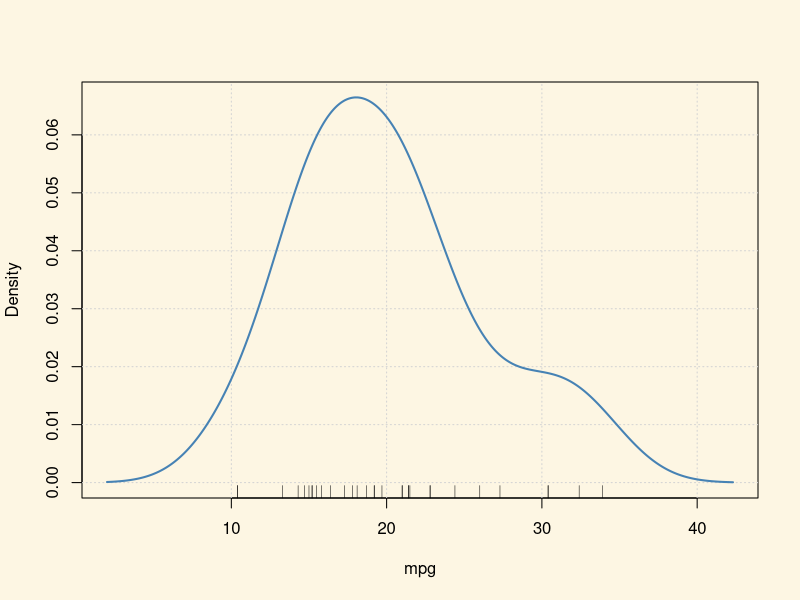
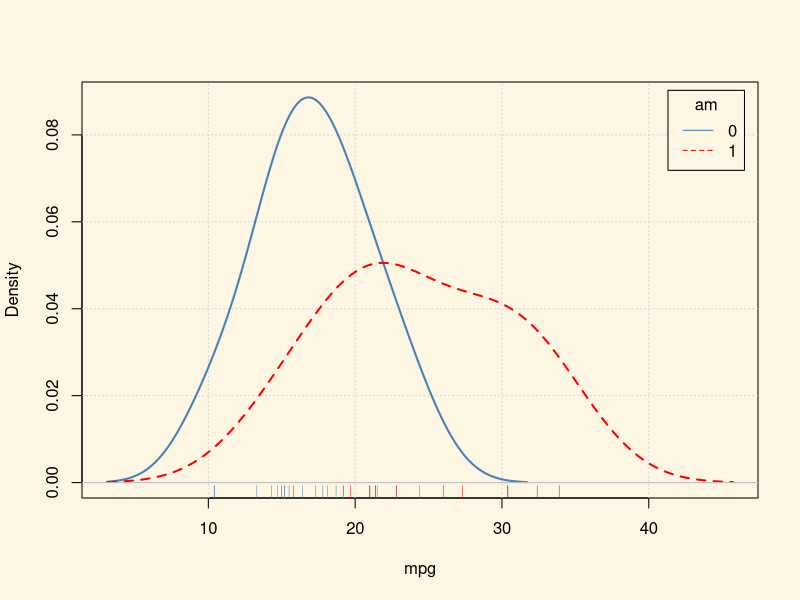
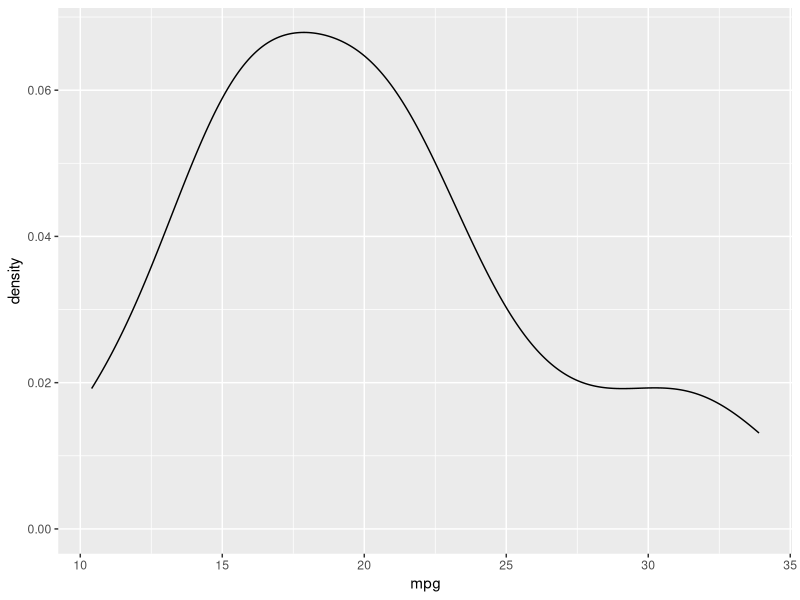
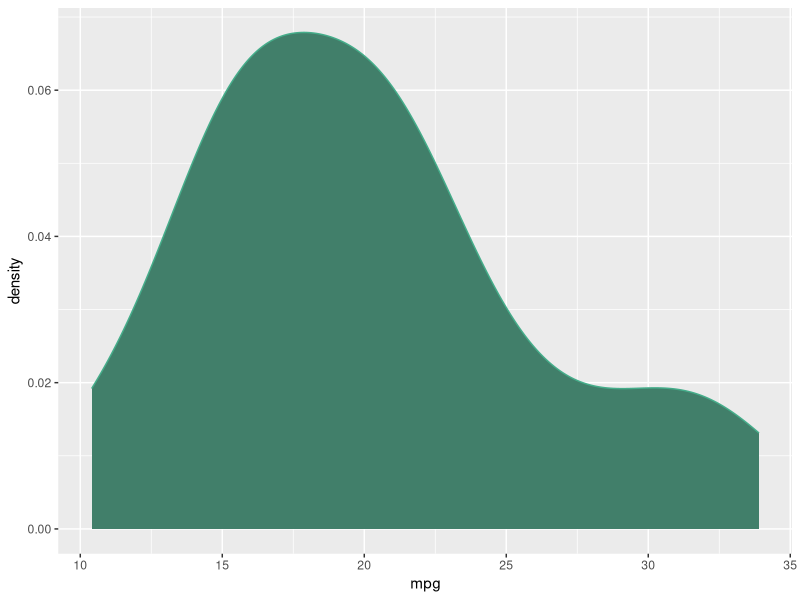
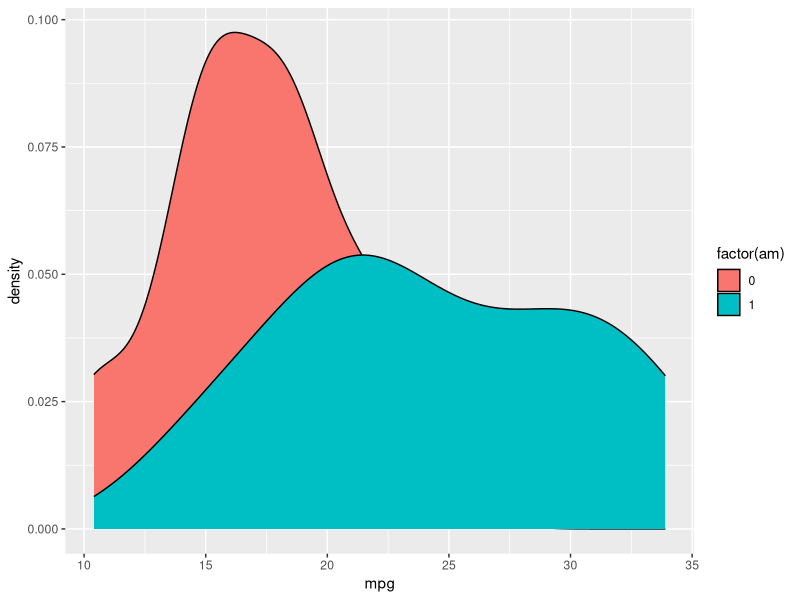
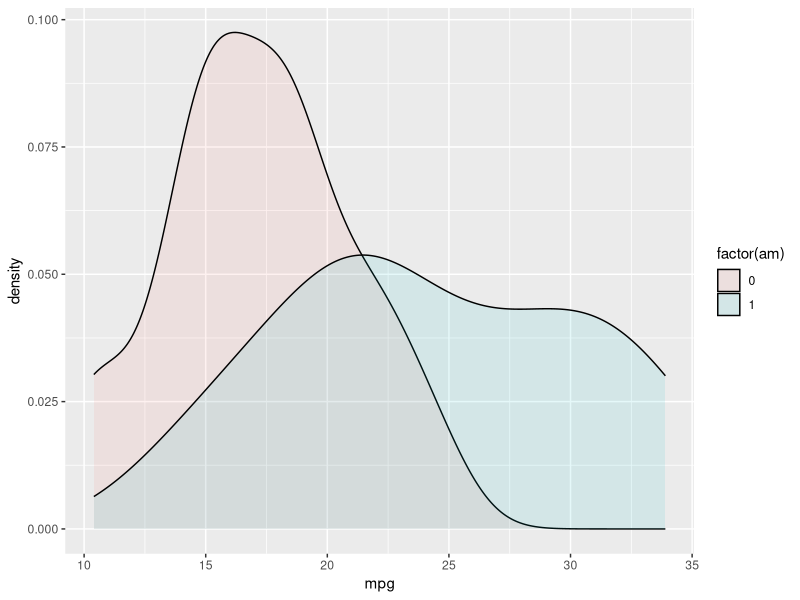
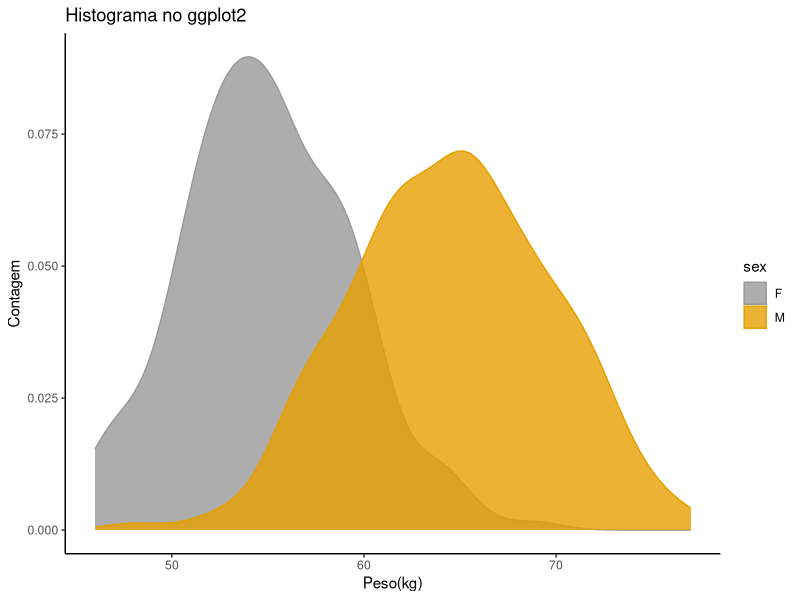

Here is the R script that generated these plots, in order:
## ---- chunk 1
knitr::opts_chunk$set(echo = TRUE)
## ---- chunk 2
par(bg="#fdf6e3") 
require(car)
data(mtcars)
densityPlot( ~ mpg, data=mtcars, adjust=1, method="kernel",col="steelblue")
## ---- chunk 3
require(car)
mtcars <- within(mtcars, {
  am <- as.factor(am)
  vs <- as.factor(vs)
})
par(bg="#fdf6e3") 
densityPlot(mpg~am, data=mtcars,  adjust=1, method="kernel",col=c("steelblue","red"))

## ---- chunk 4
par(bg="#fdf6e3") 
library(ggplot2)
ggplot(mtcars, aes(mpg)) +
  geom_density()
# Change color
ggplot(mtcars, aes(mpg)) +
  geom_density(color="#45ad8a", fill="#417f6a")
## ---- chunk 5
par(bg="#fdf6e3") 
library(ggplot2)
ggplot(mtcars, aes(y =..density..,mpg, fill = factor(am)))+
  geom_density()

ggplot(mtcars, aes(y =..density..,mpg, fill = factor(am)))+
  geom_density(alpha = .1) 

df <- data.frame(
  sex=factor(rep(c("F", "M"), each=200)),
  weight=round(c(rnorm(200, mean=55, sd=5), rnorm(200, mean=65, sd=5)))
  )
#######################################
p<-ggplot(df, aes(x=weight)) + 
  geom_density()
# Add mean line
# Change line colors by groups
ggplot(df, aes(x=weight, fill =sex, color=sex)) +
  geom_density(alpha=0.8, position="identity")+
  scale_color_manual(values=c("#999999", "#E69F00", "#56B4E9"))+
  scale_fill_manual(values=c("#999999", "#E69F00", "#56B4E9"))+
  labs(title="Histograma no ggplot2",x="Peso(kg)", y = "Contagem")+
  theme_classic()

